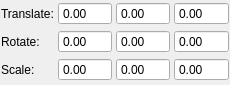
<?xml version="1.0" encoding="UTF-8"?>
<ui version="4.0">
 <class>VSBoxWidget</class>
 <widget class="QWidget" name="VSBoxWidget">
  <property name="geometry">
   <rect>
    <x>0</x>
    <y>0</y>
    <width>230</width>
    <height>85</height>
   </rect>
  </property>
  <property name="minimumSize">
   <size>
    <width>230</width>
    <height>85</height>
   </size>
  </property>
  <property name="windowTitle">
   <string>Box Widget</string>
  </property>
  <layout class="QGridLayout" name="gridLayout">
   <property name="leftMargin">
    <number>1</number>
   </property>
   <property name="topMargin">
    <number>1</number>
   </property>
   <property name="rightMargin">
    <number>1</number>
   </property>
   <property name="bottomMargin">
    <number>1</number>
   </property>
   <property name="spacing">
    <number>4</number>
   </property>
   <item row="0" column="0">
    <widget class="QLabel" name="label">
     <property name="text">
      <string>Translate:</string>
     </property>
    </widget>
   </item>
   <item row="0" column="1">
    <widget class="QDoubleSpinBox" name="translationXSpinBox">
     <property name="buttonSymbols">
      <enum>QAbstractSpinBox::NoButtons</enum>
     </property>
     <property name="minimum">
      <double>-100000000000000000000.000000000000000</double>
     </property>
     <property name="maximum">
      <double>100000000000000000000.000000000000000</double>
     </property>
    </widget>
   </item>
   <item row="0" column="2">
    <widget class="QDoubleSpinBox" name="translationYSpinBox">
     <property name="buttonSymbols">
      <enum>QAbstractSpinBox::NoButtons</enum>
     </property>
     <property name="minimum">
      <double>-100000000000000000000.000000000000000</double>
     </property>
     <property name="maximum">
      <double>100000000000000000000.000000000000000</double>
     </property>
    </widget>
   </item>
   <item row="0" column="3">
    <widget class="QDoubleSpinBox" name="translationZSpinBox">
     <property name="frame">
      <bool>true</bool>
     </property>
     <property name="buttonSymbols">
      <enum>QAbstractSpinBox::NoButtons</enum>
     </property>
     <property name="minimum">
      <double>-100000000000000000000.000000000000000</double>
     </property>
     <property name="maximum">
      <double>100000000000000000000.000000000000000</double>
     </property>
     <property name="value">
      <double>0.000000000000000</double>
     </property>
    </widget>
   </item>
   <item row="1" column="0">
    <widget class="QLabel" name="label_2">
     <property name="text">
      <string>Rotate:</string>
     </property>
    </widget>
   </item>
   <item row="1" column="1">
    <widget class="QDoubleSpinBox" name="rotationXSpinBox">
     <property name="buttonSymbols">
      <enum>QAbstractSpinBox::NoButtons</enum>
     </property>
     <property name="minimum">
      <double>-720.000000000000000</double>
     </property>
     <property name="maximum">
      <double>720.000000000000000</double>
     </property>
    </widget>
   </item>
   <item row="1" column="2">
    <widget class="QDoubleSpinBox" name="rotationYSpinBox">
     <property name="buttonSymbols">
      <enum>QAbstractSpinBox::NoButtons</enum>
     </property>
     <property name="minimum">
      <double>-720.000000000000000</double>
     </property>
     <property name="maximum">
      <double>720.000000000000000</double>
     </property>
    </widget>
   </item>
   <item row="1" column="3">
    <widget class="QDoubleSpinBox" name="rotationZSpinBox">
     <property name="buttonSymbols">
      <enum>QAbstractSpinBox::NoButtons</enum>
     </property>
     <property name="minimum">
      <double>-720.000000000000000</double>
     </property>
     <property name="maximum">
      <double>720.000000000000000</double>
     </property>
    </widget>
   </item>
   <item row="2" column="0">
    <widget class="QLabel" name="label_3">
     <property name="text">
      <string>Scale:</string>
     </property>
    </widget>
   </item>
   <item row="2" column="1">
    <widget class="QDoubleSpinBox" name="scaleXSpinBox">
     <property name="buttonSymbols">
      <enum>QAbstractSpinBox::NoButtons</enum>
     </property>
     <property name="maximum">
      <double>500.000000000000000</double>
     </property>
    </widget>
   </item>
   <item row="2" column="2">
    <widget class="QDoubleSpinBox" name="scaleYSpinBox">
     <property name="buttonSymbols">
      <enum>QAbstractSpinBox::NoButtons</enum>
     </property>
     <property name="maximum">
      <double>500.000000000000000</double>
     </property>
    </widget>
   </item>
   <item row="2" column="3">
    <widget class="QDoubleSpinBox" name="scaleZSpinBox">
     <property name="buttonSymbols">
      <enum>QAbstractSpinBox::NoButtons</enum>
     </property>
     <property name="maximum">
      <double>500.000000000000000</double>
     </property>
    </widget>
   </item>
  </layout>
 </widget>
 <resources/>
 <connections/>
</ui>
